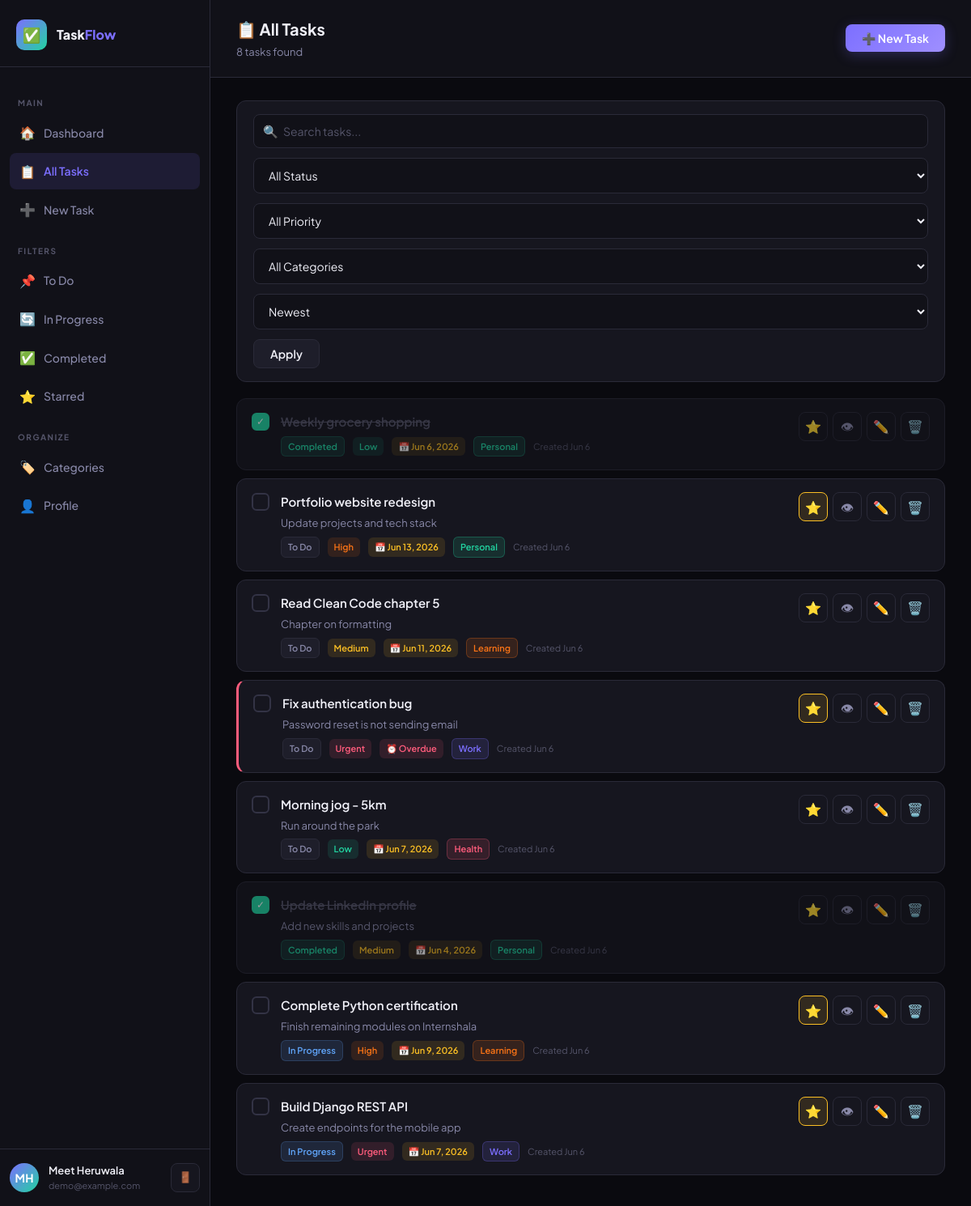
Screenshot of /tasks/list/ (signed in) with the database file from the repository.
### tasks/models.py (models this page shows, shortened)
class Task(models.Model):
    PRIORITY_CHOICES = [
        ('low', 'Low'),
        ('medium', 'Medium'),
        ('high', 'High'),
        ('urgent', 'Urgent'),
    ]
    STATUS_CHOICES = [
        ('todo', 'To Do'),
        ('in_progress', 'In Progress'),
        ('completed', 'Completed'),
        ('cancelled', 'Cancelled'),
    ]
    title = models.CharField(max_length=200)
    description = models.TextField(blank=True)
    user = models.ForeignKey(User, on_delete=models.CASCADE, related_name='tasks')
    category = models.ForeignKey(Category, on_delete=models.SET_NULL, null=True, blank=True, related_name='tasks')
    priority = models.CharField(max_length=10, choices=PRIORITY_CHOICES, default='medium')
    status = models.CharField(max_length=15, choices=STATUS_CHOICES, default='todo')
    due_date = models.DateField(null=True, blank=True)
    created_at = models.DateTimeField(auto_now_add=True)
    updated_at = models.DateTimeField(auto_now=True)
    is_starred = models.BooleanField(default=False)
    class Meta:
        ordering = ['-created_at']
    @property
    def is_overdue(self):
        from django.utils import timezone
        if self.due_date and self.status not in ['completed', 'cancelled']:
            return self.due_date < timezone.now().date()
        return False

class Category(models.Model):
    name = models.CharField(max_length=100)
    color = models.CharField(max_length=7, default='#6366f1')
    user = models.ForeignKey(User, on_delete=models.CASCADE, related_name='categories')
    created_at = models.DateTimeField(auto_now_add=True)
    class Meta:
        verbose_name_plural = 'Categories'
        ordering = ['name']

### tasks/views.py (the view)
# urls.py: path('list/', views.task_list, name='task_list'),
@login_required
def task_list(request):
    tasks = Task.objects.filter(user=request.user)
    today = timezone.now().date()
    status_filter = request.GET.get('status', '')
    priority_filter = request.GET.get('priority', '')
    category_filter = request.GET.get('category', '')
    search_query = request.GET.get('q', '')
    sort_by = request.GET.get('sort', '-created_at')
    starred_filter = request.GET.get('starred', '')
    if status_filter:
        tasks = tasks.filter(status=status_filter)
    if priority_filter:
        tasks = tasks.filter(priority=priority_filter)
    if category_filter:
        tasks = tasks.filter(category_id=category_filter)
    if search_query:
        tasks = tasks.filter(Q(title__icontains=search_query) | Q(description__icontains=search_query))
    if starred_filter:
        tasks = tasks.filter(is_starred=True)
    valid_sorts = ['created_at', '-created_at', 'due_date', '-due_date', 'title', '-title', 'priority']
    if sort_by not in valid_sorts:
        sort_by = '-created_at'
    tasks = tasks.order_by(sort_by)
    categories = Category.objects.filter(user=request.user)
    context = {
        'tasks': tasks,
        'categories': categories,
        'today': today,
        'status_filter': status_filter,
        'priority_filter': priority_filter,
        'category_filter': category_filter,
        'search_query': search_query,
        'sort_by': sort_by,
        'starred_filter': starred_filter,
        'page': 'tasks',
    }
    return render(request, 'tasks/task_list.html', context)

### templates/tasks/task_list.html (shortened to what this page needs)
{% extends 'layout.html' %}
{% block content %}
<div class="page-header">
  <div class="page-header-left">
    <h2>📋 All Tasks</h2>
    <p>{{ tasks.count }} task{{ tasks.count|pluralize }} found</p>
  </div>
  <div class="page-header-right">
    <a href="{% url 'task_create' %}" class="btn btn-primary">➕ New Task</a>
  </div>
</div>
<div class="page-body">
  <form method="get" class="filters-bar">
    <div class="search-input-wrap">
      <span class="search-icon">🔍</span>
      <input type="text" name="q" value="{{ search_query }}" class="form-input search-input" placeholder="Search tasks..."/>
    </div>
    <select name="status" class="form-select filter-select" onchange="this.form.submit()">
      <option value="">All Status</option>
    </select>
    <select name="priority" class="form-select filter-select" onchange="this.form.submit()">
      <option value="">All Priority</option>
    </select>
    <select name="category" class="form-select filter-select" onchange="this.form.submit()">
      <option value="">All Categories</option>
    </select>
    <select name="sort" class="form-select filter-select" onchange="this.form.submit()">
      <option value="-created_at" {% if sort_by == '-created_at' %}selected{% endif %}>Newest</option>
    </select>
    <button type="submit" class="btn btn-secondary">Apply</button>
  </form>
  {% if tasks %}
    {% for task in tasks %}
    <div class="task-item {% if task.status == 'completed' %}completed{% endif %} {% if task.is_overdue %}overdue{% endif %}">
      <a href="{% url 'task_toggle_status' task.pk %}" class="task-check {% if task.status == 'completed' %}done{% endif %}">{% if task.status == 'completed' %}✓{% endif %}</a>
      <div class="task-body">
        <div class="task-title {% if task.status == 'completed' %}done{% endif %}">{{ task.title }}</div>
        {% if task.description %}<div class="task-desc">{{ task.description|truncatechars:100 }}</div>{% endif %}
        <div class="task-meta">
          <span class="badge badge-{{ task.status }}">{{ task.get_status_display }}</span>
          <span class="badge badge-{{ task.priority }}">{{ task.get_priority_display }}</span>
          {% if task.due_date %}
            {% if task.is_overdue %}<span class="badge badge-overdue">⏰ Overdue</span>
            {% else %}<span class="badge badge-due">📅 {{ task.due_date|date:"M j, Y" }}</span>{% endif %}
          {% endif %}
          {% if task.category %}<span class="badge" style="background:{{ task.category.color }}22;color:{{ task.category.color }};border:1px solid {{ task.category.color }}44;">{{ task.category.name }}</span>{% endif %}
          <span style="font-size:11px;color:var(--text-muted);">Created {{ task.created_at|date:"M j" }}</span>
        </div>
      </div>
      <div class="task-actions">
        <a href="{% url 'task_toggle_star' task.pk %}" class="btn-icon {% if task.is_starred %}star-active{% endif %}" title="{% if task.is_starred %}Unstar{% else %}Star{% endif %}">⭐</a>
        <a href="{% url 'task_detail' task.pk %}" class="btn-icon" title="View">👁</a>
        <a href="{% url 'task_edit' task.pk %}" class="btn-icon" title="Edit">✏️</a>
        <a href="{% url 'task_delete' task.pk %}" class="btn-icon" title="Delete" style="color:var(--red);">🗑️</a>
      </div>
    </div>
    {% endfor %}
  {% endif %}
</div>
{% endblock %}

### templates/layout.html (shortened to what this page needs)
{% extends 'base.html' %}
{% load static %}
{% block body %}
<div class="app-layout">
  <aside class="sidebar" id="sidebar">
    <div class="sidebar-logo">
      <div class="logo-icon">✅</div>
      <span>Task<em>Flow</em></span>
    </div>
    <nav class="sidebar-nav">
      <div class="nav-section-label">Main</div>
      <a href="{% url 'dashboard' %}" class="nav-item {% if page == 'dashboard' %}active{% endif %}">
        <span class="nav-icon">🏠</span> Dashboard
      </a>
      <a href="{% url 'task_list' %}" class="nav-item {% if page == 'tasks' %}active{% endif %}">
        <span class="nav-icon">📋</span> All Tasks
      </a>
      <a href="{% url 'task_create' %}" class="nav-item">
        <span class="nav-icon">➕</span> New Task
      </a>
      <div class="nav-section-label">Filters</div>
      <a href="{% url 'task_list' %}?status=todo" class="nav-item">
        <span class="nav-icon">📌</span> To Do
      </a>
      <a href="{% url 'task_list' %}?status=in_progress" class="nav-item">
        <span class="nav-icon">🔄</span> In Progress
      </a>
      <a href="{% url 'task_list' %}?status=completed" class="nav-item">
        <span class="nav-icon">✅</span> Completed
      </a>
      <a href="{% url 'task_list' %}?starred=1" class="nav-item">
        <span class="nav-icon">⭐</span> Starred
      </a>
      <div class="nav-section-label">Organize</div>
      <a href="{% url 'category_list' %}" class="nav-item {% if page == 'categories' %}active{% endif %}">
        <span class="nav-icon">🏷️</span> Categories
      </a>
      <a href="{% url 'profile' %}" class="nav-item {% if page == 'profile' %}active{% endif %}">
        <span class="nav-icon">👤</span> Profile
      </a>
    </nav>
    <div class="sidebar-user">
      <div class="user-avatar">{{ request.user.first_name|first|upper }}{{ request.user.last_name|first|upper }}</div>
      <div class="user-info">
        <div class="user-name">{{ request.user.get_full_name|default:request.user.username }}</div>
        <div class="user-email">{{ request.user.email|truncatechars:22 }}</div>
      </div>
      <div class="user-actions">
        <form method="post" action="{% url 'logout' %}">
          <button type="submit" class="btn-icon" title="Logout">🚪</button>
        </form>
      </div>
    </div>
  </aside>
  <main class="main-content">
    {% block content %}{% endblock %}
  </main>
</div>
{% endblock %}

### rows the page displays
Task: title "Weekly grocery shopping", status "Completed", priority "Low", due_date "Jun 6, 2026", category.name "Personal", created_at "Jun 6"
Task: title "Portfolio website redesign", description "Update projects and tech stack", status "To Do", priority "High", due_date "Jun 13, 2026", category.name "Personal", created_at "Jun 6"
Task: title "Read Clean Code chapter 5", description "Chapter on formatting", status "To Do", priority "Medium", due_date "Jun 11, 2026", category.name "Learning", created_at "Jun 6"
Task: title "Fix authentication bug", description "Password reset is not sending email", status "To Do", priority "Urgent", due_date "⏰ Overdue", category.name "Work", created_at "Jun 6"
Task: title "Morning jog - 5km", description "Run around the park", status "To Do", priority "Low", due_date "Jun 7, 2026", category.name "Health", created_at "Jun 6"
Task: title "Update LinkedIn profile", description "Add new skills and projects", status "Completed", priority "Medium", due_date "Jun 4, 2026", category.name "Personal", created_at "Jun 6"
Task: title "Complete Python certification", description "Finish remaining modules on Internshala", status "In Progress", priority "High", due_date "Jun 9, 2026", category.name "Learning", created_at "Jun 6"
Task: title "Build Django REST API", description "Create endpoints for the mobile app", status "In Progress", priority "Urgent", due_date "Jun 7, 2026", category.name "Work", created_at "Jun 6"

### other values shown
{{ request.user.first_name|first|upper }} "M"
{{ request.user.last_name|first|upper }} "H"
{{ request.user.get_full_name|default:request.user.username }} "Meet Heruwala"
{{ request.user.email|truncatechars:22 }} "demo@example.com"
{{ tasks.count }} "8"
